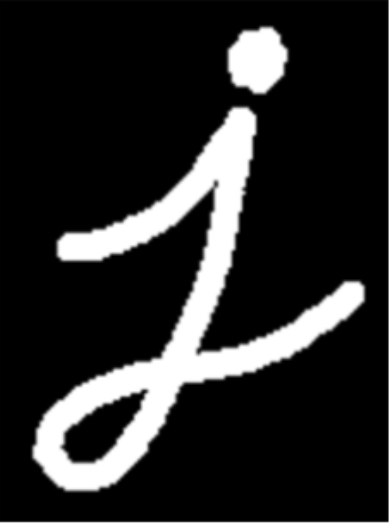
#> input picture Types of features and Image segmentation/Dilation- Erosion- Opeining and Closing/j.png, 389 x 523 px
$ python test.py
#> lines starting #> are read from the running program, lines starting #| are printed output that depends on the picture
#Dilation and Erosion

import cv2
import matplotlib.pyplot as plt
import numpy as np

#-----------------------------------Dilation------------------------------
# Reads in a binary image
img = cv2.imread('j.png',0)
#> img: shape (523, 389); min 0, max 255, mean 40.1

# Create a 5x5 kernel of ones
Kernel = np.ones((5,5), np.uint8)


'''
To dilate an image in OpenCV, you can use the dilate function and three inputs:
an original binary image, a kernel that determines the size of the dilation (None will
result in a default size), and a number of iterations to perform the dilation (typically = 1).
In the below example, we have a 5x5 kernel of ones, which move over an image, like a filter,
and turn a pixel white if any of its surrounding pixels are white in a 5x5 window! We’ll
use a simple image of the cursive letter “j” as an example.
'''

dilation = cv2.dilate(img, Kernel, iterations = 1)
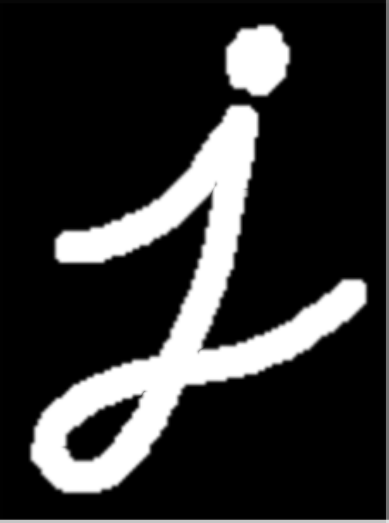
#> dilation: shape (523, 389); min 0, max 255, mean 48.3
plt.imshow(dilation, cmap = 'gray')


#-----------------------------------Erosion--------------------------------
erosion = cv2.erode(img, Kernel, iterations = 1)
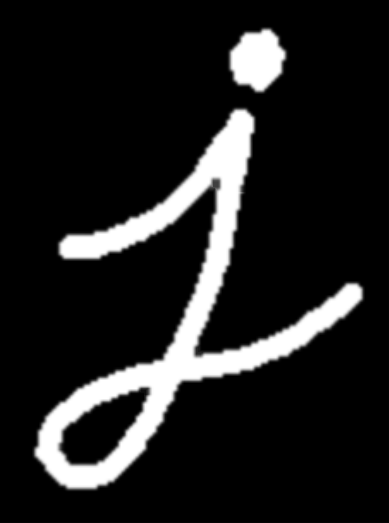
#> erosion: shape (523, 389); min 0, max 255, mean 32.4
plt.imshow(erosion, cmap = 'gray')

#----------------------------------Opening------------------------------

'''
As mentioned, above, these operations are often combined for desired results! One such combination
 is called opening, which is erosion followed by dilation. This is useful in noise reduction
 in which erosion first gets rid of noise (and shrinks the object) then dilation enlarges the
 object again, but the noise will have disappeared from the previous erosion!

To implement this in OpenCV, we use the function morphologyEx with our original image,
 the operation we want to perform, and our kernel passed in.
 '''

opening = cv2.morphologyEx(img, cv2.MORPH_OPEN, Kernel)
plt.imshow(opening, cmap = 'gray')

#----------------------------------Closing------------------------------

'''
Closing is the reverse combination of opening; it’s dilation followed by erosion,
 which is useful in closing small holes or dark areas within an object.

Closing is reverse of Opening, Dilation followed by Erosion. It is useful in
 closing small holes inside the foreground objects, or small black points on the object.
'''

closing = cv2.morphologyEx(img, cv2.MORPH_CLOSE, Kernel)
plt.imshow(closing, cmap = 'gray')
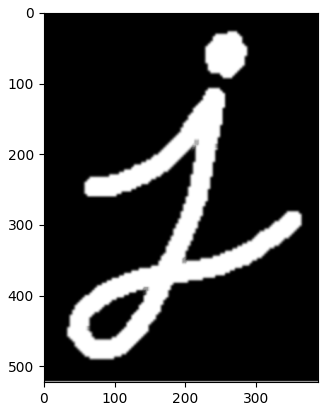
#> figure drawn by matplotlib, 1 panel
